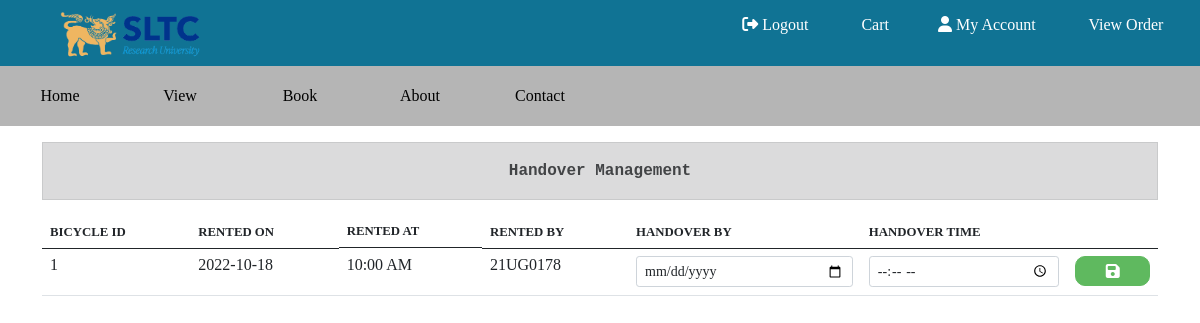
Page /handover.php (signed in) on the committed database.
### tables this page shows
CREATE TABLE `bookings` (
  `id` int(11) NOT NULL,
  `user_id` int(11) NOT NULL,
  `bid` int(11) NOT NULL,
  `comment` varchar(255) DEFAULT NULL,
  `req_on` varchar(20) NOT NULL,
  `req_at` varchar(10) NOT NULL DEFAULT '10:00AM',
  `handover_on` varchar(20) DEFAULT NULL,
  `handover_at` varchar(20) DEFAULT NULL,
  `approve` int(11) NOT NULL DEFAULT 0
);

CREATE TABLE `user` (
  `user_id` int(11) NOT NULL,
  `username` varchar(20) NOT NULL,
  `email` varchar(255) NOT NULL,
  `contact` varchar(11) NOT NULL,
  `password` varchar(80) NOT NULL,
  `isadmin` int(11) NOT NULL DEFAULT 0
);

### actions/config.php (called while the page is built, shortened)
<?php
function getUsernameFromID($conn,$id){
  $sql="SELECT username,contact,email FROM user WHERE user_id={$id}";
  $res=$conn->query($sql);
  if($res==TRUE){
    if($res->num_rows>0){
      $data=$res->fetch_assoc();
      return [$data['username'],$data['contact'],$data['email']];
    }else{
      return null;
    }
  }else{
    return null;
  }
}
function getAllBookings($conn){
  $sql="SELECT * FROM bookings ORDER BY id DESC";
  $res=$conn->query($sql);
  $bookings=[];
  if($res==TRUE){
    if($res->num_rows>0){
      while($row=$res->fetch_assoc()){
        array_push($bookings,$row);
      }
      return $bookings;
    }else{
      return null;
    }
  }else{
    return null;
  }
}

### handover.php (the view, shortened to what this page needs)
<?php
include_once './actions/config.php';
include './layout.php';
?>
<div class="container mt-3">
  <div class="row">
    <div class="col-12">
      <p class="alert alert-dark text-center w-100">
        Handover Management
      </p>
      <table class="table table-hover mt-2">
        <thead>
          <tr style="font-size:0.8rem ;">
            <th>BICYCLE ID</th>
            <th>RENTED ON</th>
            <th class=" d-none d-md-flex">RENTED AT</th>
            <th>RENTED BY</th>
            <th>HANDOVER BY</th>
            <th>HANDOVER TIME</th>
            <th></th>
          </tr>
        </thead>
        <tbody>
          <tr>
            <?php
            $books=getAllBookings($conn);
            if($books!=null){
              foreach ($books as $book) {
              if($book['handover_on']!=null){
                continue;
              }
              $userData=getUsernameFromID($conn,$book['user_id']);
              ?>
              <tr>
                <td><?= $book['bid']?></td>
                <td  ><?= $book['req_on']?></td>
                <td  ><?= $book['req_at']?></td>
                <td><?= strtoupper($userData[0]) ?></td>
                <form action="./actions/register.php" method="POST">
                  <td>
                    <input type="date" name="hd" id="" class=" form-control form-control-sm">
                  </td>
                  <td>
                    <input type="time" name="ht" id="" class=" form-control form-control-sm">
                  </td>
                  <td>
                    <button type="submit" name="update" class="btn btn-success w-100">
                      <i class="fa-sharp fa-solid fa-floppy-disk"></i>
                    </button>
                  </td>
                </form>
            <?php }
            }else{?>
              <td colspan="8">
                <p class="alert alert-warning text-center">No Bookings Found!</p>
              </td>
            <?php }?>
          </tr>
        </tbody>
      </table>
    </div>
  </div>
</div>

### css/style.css (style rules this page uses)
body { font-family: "Times New Roman", -apple-system, BlinkMacSystemFont, "Segoe UI", Roboto, "Helvetica Neue", Arial, "Noto Sans", sans-serif, "Apple Color Emoji", "Segoe UI Emoji", "Segoe UI Symbol", "Noto Color Emoji"; }
.btn-success { background-color: rgb(95, 185, 95); border-color: rgb(95, 185, 95); border-radius: 10px; }
.alert { border-radius: 0; opacity: 0.8; font-family: monospace; font-weight: bold; }

### handover.php (style rules this page uses)
.container { overflow-x: scroll; }

### rows in the picture
bookings: bid "1", req_on "2022-10-18", req_at "10:00 AM", user.username "21UG0178"
